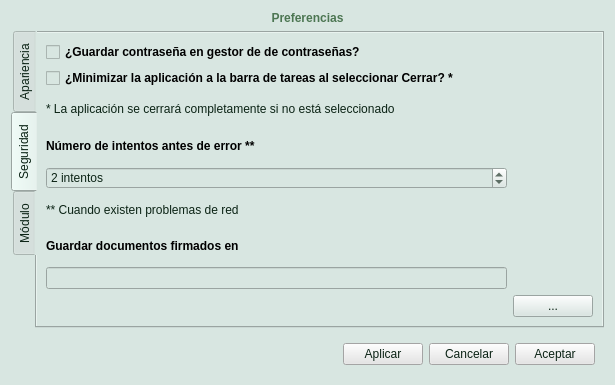
<?xml version="1.0" encoding="UTF-8"?>
<ui version="4.0">
 <class>Settings</class>
 <widget class="QWidget" name="Settings">
  <property name="geometry">
   <rect>
    <x>0</x>
    <y>0</y>
    <width>615</width>
    <height>385</height>
   </rect>
  </property>
  <property name="windowTitle">
   <string>Preferencias</string>
  </property>
  <property name="windowIcon">
   <iconset resource="resources.qrc">
    <normaloff>:/images/icon.png</normaloff>:/images/icon.png</iconset>
  </property>
  <property name="styleSheet">
   <string notr="true">color:rgb(76, 118, 82);
background-color:rgb(216, 230, 225);</string>
  </property>
  <layout class="QVBoxLayout" name="settingsLayout">
   <item>
    <widget class="QLabel" name="titleLabel">
     <property name="styleSheet">
      <string notr="true">font: bold;</string>
     </property>
     <property name="text">
      <string>Preferencias</string>
     </property>
     <property name="scaledContents">
      <bool>true</bool>
     </property>
     <property name="alignment">
      <set>Qt::AlignCenter</set>
     </property>
     <property name="wordWrap">
      <bool>true</bool>
     </property>
    </widget>
   </item>
   <item>
    <widget class="QTabWidget" name="tabWidget">
     <property name="styleSheet">
      <string notr="true">color: rgb(11, 35, 21);</string>
     </property>
     <property name="tabPosition">
      <enum>QTabWidget::West</enum>
     </property>
     <property name="tabShape">
      <enum>QTabWidget::Rounded</enum>
     </property>
     <property name="currentIndex">
      <number>1</number>
     </property>
     <property name="elideMode">
      <enum>Qt::ElideNone</enum>
     </property>
     <property name="usesScrollButtons">
      <bool>true</bool>
     </property>
     <property name="documentMode">
      <bool>false</bool>
     </property>
     <property name="movable">
      <bool>false</bool>
     </property>
     <property name="tabBarAutoHide">
      <bool>false</bool>
     </property>
     <widget class="QWidget" name="appearance">
      <attribute name="title">
       <string>Apariencia</string>
      </attribute>
      <layout class="QGridLayout" name="appearanceLayout">
       <item row="0" column="0">
        <widget class="QLabel" name="label">
         <property name="styleSheet">
          <string notr="true">font: bold;
color: rgb(0, 0, 0);</string>
         </property>
         <property name="text">
          <string>Tamaño de Letra</string>
         </property>
        </widget>
       </item>
       <item row="1" column="0">
        <widget class="QSlider" name="fontSize">
         <property name="minimum">
          <number>10</number>
         </property>
         <property name="maximum">
          <number>25</number>
         </property>
         <property name="singleStep">
          <number>1</number>
         </property>
         <property name="pageStep">
          <number>12</number>
         </property>
         <property name="value">
          <number>10</number>
         </property>
         <property name="tracking">
          <bool>true</bool>
         </property>
         <property name="orientation">
          <enum>Qt::Horizontal</enum>
         </property>
         <property name="invertedAppearance">
          <bool>false</bool>
         </property>
         <property name="invertedControls">
          <bool>true</bool>
         </property>
         <property name="tickPosition">
          <enum>QSlider::TicksBelow</enum>
         </property>
         <property name="tickInterval">
          <number>1</number>
         </property>
        </widget>
       </item>
       <item row="2" column="0">
        <spacer name="verticalSpacer_3">
         <property name="orientation">
          <enum>Qt::Vertical</enum>
         </property>
         <property name="sizeHint" stdset="0">
          <size>
           <width>20</width>
           <height>40</height>
          </size>
         </property>
        </spacer>
       </item>
       <item row="3" column="0">
        <widget class="QLabel" name="label_3">
         <property name="styleSheet">
          <string notr="true">font: bold;
color: rgb(0, 0, 0);</string>
         </property>
         <property name="text">
          <string>Fuente</string>
         </property>
        </widget>
       </item>
       <item row="4" column="0">
        <widget class="QFontComboBox" name="fontComboBox"/>
       </item>
       <item row="5" column="0">
        <spacer name="verticalSpacer_4">
         <property name="orientation">
          <enum>Qt::Vertical</enum>
         </property>
         <property name="sizeHint" stdset="0">
          <size>
           <width>20</width>
           <height>40</height>
          </size>
         </property>
        </spacer>
       </item>
       <item row="6" column="0">
        <widget class="QLabel" name="label_2">
         <property name="styleSheet">
          <string notr="true">font: bold;
color: rgb(0, 0, 0);</string>
         </property>
         <property name="text">
          <string>Tema </string>
         </property>
        </widget>
       </item>
       <item row="7" column="0">
        <widget class="QComboBox" name="theme"/>
       </item>
      </layout>
     </widget>
     <widget class="QWidget" name="security">
      <attribute name="title">
       <string>Seguridad</string>
      </attribute>
      <layout class="QGridLayout" name="gridLayout">
       <item row="0" column="0">
        <widget class="QCheckBox" name="savePassword">
         <property name="styleSheet">
          <string notr="true">font: bold;
color: rgb(0, 0, 0);
</string>
         </property>
         <property name="text">
          <string>¿Guardar contraseña en gestor de de contraseñas?</string>
         </property>
        </widget>
       </item>
       <item row="1" column="0" colspan="2">
        <widget class="QCheckBox" name="hideOnClose">
         <property name="styleSheet">
          <string notr="true">font: bold;
color: rgb(0, 0, 0);
</string>
         </property>
         <property name="text">
          <string>¿Minimizar la aplicación a la barra de tareas al seleccionar Cerrar? *</string>
         </property>
        </widget>
       </item>
       <item row="2" column="0">
        <widget class="QLabel" name="label_9">
         <property name="styleSheet">
          <string notr="true"/>
         </property>
         <property name="text">
          <string>* La aplicación se cerrará completamente si no está seleccionado</string>
         </property>
        </widget>
       </item>
       <item row="3" column="0">
        <widget class="QLabel" name="label_4">
         <property name="styleSheet">
          <string notr="true">font: bold;
color: rgb(0, 0, 0);</string>
         </property>
         <property name="text">
          <string>Número de intentos antes de error **</string>
         </property>
        </widget>
       </item>
       <item row="4" column="0">
        <widget class="QSpinBox" name="requestsBeforeError">
         <property name="suffix">
          <string> intentos</string>
         </property>
         <property name="value">
          <number>2</number>
         </property>
        </widget>
       </item>
       <item row="5" column="0">
        <widget class="QLabel" name="label_6">
         <property name="styleSheet">
          <string notr="true"/>
         </property>
         <property name="text">
          <string>** Cuando existen problemas de red</string>
         </property>
        </widget>
       </item>
       <item row="6" column="0">
        <widget class="QLabel" name="label_5">
         <property name="styleSheet">
          <string notr="true">font: bold;
color: rgb(0, 0, 0);</string>
         </property>
         <property name="text">
          <string>Guardar documentos firmados en</string>
         </property>
        </widget>
       </item>
       <item row="7" column="0">
        <widget class="QLineEdit" name="saveDocsPath">
         <property name="readOnly">
          <bool>true</bool>
         </property>
        </widget>
       </item>
       <item row="8" column="0">
        <spacer name="horizontalSpacer_3">
         <property name="orientation">
          <enum>Qt::Horizontal</enum>
         </property>
         <property name="sizeType">
          <enum>QSizePolicy::Expanding</enum>
         </property>
         <property name="sizeHint" stdset="0">
          <size>
           <width>442</width>
           <height>12</height>
          </size>
         </property>
        </spacer>
       </item>
       <item row="8" column="1">
        <widget class="QPushButton" name="selectPathSaveDocs">
         <property name="text">
          <string>...</string>
         </property>
        </widget>
       </item>
      </layout>
     </widget>
     <widget class="QWidget" name="module">
      <attribute name="title">
       <string>Módulo</string>
      </attribute>
      <layout class="QGridLayout" name="moduleLayout">
       <item row="2" column="0">
        <spacer name="horizontalSpacer_2">
         <property name="orientation">
          <enum>Qt::Horizontal</enum>
         </property>
         <property name="sizeHint" stdset="0">
          <size>
           <width>40</width>
           <height>20</height>
          </size>
         </property>
        </spacer>
       </item>
       <item row="2" column="1">
        <widget class="QPushButton" name="selectModulePath">
         <property name="text">
          <string>...</string>
         </property>
        </widget>
       </item>
       <item row="3" column="0" colspan="2">
        <widget class="QLabel" name="label_7">
         <property name="styleSheet">
          <string notr="true"/>
         </property>
         <property name="text">
          <string>* Corresponde al lugar en la máquina dónde se ubica el módulo para el dispositivo de firma (PKCS11)</string>
         </property>
         <property name="alignment">
          <set>Qt::AlignLeading|Qt::AlignLeft|Qt::AlignVCenter</set>
         </property>
         <property name="wordWrap">
          <bool>true</bool>
         </property>
        </widget>
       </item>
       <item row="0" column="0">
        <widget class="QLabel" name="label_8">
         <property name="styleSheet">
          <string notr="true">color: rgb(0, 0, 0);
font: bold;</string>
         </property>
         <property name="text">
          <string>Ubicación del Módulo *</string>
         </property>
        </widget>
       </item>
       <item row="1" column="0" colspan="2">
        <widget class="QLineEdit" name="modulePath">
         <property name="enabled">
          <bool>true</bool>
         </property>
         <property name="frame">
          <bool>true</bool>
         </property>
         <property name="echoMode">
          <enum>QLineEdit::Normal</enum>
         </property>
         <property name="readOnly">
          <bool>true</bool>
         </property>
         <property name="clearButtonEnabled">
          <bool>false</bool>
         </property>
        </widget>
       </item>
      </layout>
      <zorder>label_7</zorder>
      <zorder>selectModulePath</zorder>
      <zorder>label_8</zorder>
      <zorder>modulePath</zorder>
     </widget>
    </widget>
   </item>
   <item>
    <widget class="QWidget" name="buttonsWidget" native="true">
     <layout class="QHBoxLayout" name="buttonsWidgetLayout">
      <item>
       <spacer name="horizontalSpacer">
        <property name="orientation">
         <enum>Qt::Horizontal</enum>
        </property>
        <property name="sizeHint" stdset="0">
         <size>
          <width>40</width>
          <height>20</height>
         </size>
        </property>
       </spacer>
      </item>
      <item>
       <widget class="QPushButton" name="apply">
        <property name="styleSheet">
         <string notr="true">color: rgb(11, 35, 21);
background-color: rgb(229, 229, 229);</string>
        </property>
        <property name="text">
         <string>Aplicar</string>
        </property>
       </widget>
      </item>
      <item>
       <widget class="QPushButton" name="cancel">
        <property name="styleSheet">
         <string notr="true">color: rgb(11, 35, 21);
background-color: rgb(229, 229, 229);</string>
        </property>
        <property name="text">
         <string>Cancelar</string>
        </property>
       </widget>
      </item>
      <item>
       <widget class="QPushButton" name="ok">
        <property name="styleSheet">
         <string notr="true">color: rgb(11, 35, 21);
background-color: rgb(229, 229, 229);</string>
        </property>
        <property name="text">
         <string>Aceptar</string>
        </property>
       </widget>
      </item>
     </layout>
    </widget>
   </item>
  </layout>
 </widget>
 <resources>
  <include location="resources.qrc"/>
 </resources>
 <connections/>
</ui>
